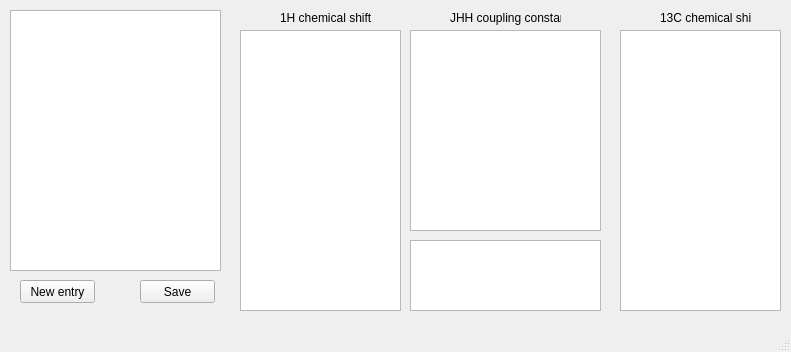
<?xml version="1.0" encoding="UTF-8"?>
<ui version="4.0">
 <class>MainWindow</class>
 <widget class="QMainWindow" name="MainWindow">
  <property name="geometry">
   <rect>
    <x>0</x>
    <y>0</y>
    <width>791</width>
    <height>352</height>
   </rect>
  </property>
  <property name="windowTitle">
   <string>MainWindow</string>
  </property>
  <widget class="QWidget" name="centralwidget">
   <widget class="QListView" name="ListView_DB">
    <property name="geometry">
     <rect>
      <x>10</x>
      <y>10</y>
      <width>211</width>
      <height>261</height>
     </rect>
    </property>
   </widget>
   <widget class="QTableView" name="tableView_chshH">
    <property name="geometry">
     <rect>
      <x>240</x>
      <y>30</y>
      <width>161</width>
      <height>281</height>
     </rect>
    </property>
    <property name="contextMenuPolicy">
     <enum>Qt::CustomContextMenu</enum>
    </property>
   </widget>
   <widget class="QTableView" name="tableView_jcplHH">
    <property name="geometry">
     <rect>
      <x>410</x>
      <y>30</y>
      <width>191</width>
      <height>201</height>
     </rect>
    </property>
    <property name="contextMenuPolicy">
     <enum>Qt::CustomContextMenu</enum>
    </property>
   </widget>
   <widget class="QTableView" name="tableView_chshC">
    <property name="geometry">
     <rect>
      <x>620</x>
      <y>30</y>
      <width>161</width>
      <height>281</height>
     </rect>
    </property>
    <property name="contextMenuPolicy">
     <enum>Qt::CustomContextMenu</enum>
    </property>
   </widget>
   <widget class="QTableView" name="tableView_spsyH">
    <property name="geometry">
     <rect>
      <x>410</x>
      <y>240</y>
      <width>191</width>
      <height>71</height>
     </rect>
    </property>
   </widget>
   <widget class="QLabel" name="label">
    <property name="geometry">
     <rect>
      <x>280</x>
      <y>10</y>
      <width>91</width>
      <height>16</height>
     </rect>
    </property>
    <property name="text">
     <string>1H chemical shifts</string>
    </property>
   </widget>
   <widget class="QLabel" name="label_2">
    <property name="geometry">
     <rect>
      <x>450</x>
      <y>10</y>
      <width>111</width>
      <height>16</height>
     </rect>
    </property>
    <property name="text">
     <string>JHH coupling constants</string>
    </property>
   </widget>
   <widget class="QLabel" name="label_3">
    <property name="geometry">
     <rect>
      <x>660</x>
      <y>10</y>
      <width>91</width>
      <height>16</height>
     </rect>
    </property>
    <property name="text">
     <string>13C chemical shifts</string>
    </property>
   </widget>
   <widget class="QPushButton" name="bttn_save">
    <property name="geometry">
     <rect>
      <x>140</x>
      <y>280</y>
      <width>75</width>
      <height>23</height>
     </rect>
    </property>
    <property name="text">
     <string>Save</string>
    </property>
   </widget>
   <widget class="QPushButton" name="bttn_newChemical">
    <property name="geometry">
     <rect>
      <x>20</x>
      <y>280</y>
      <width>75</width>
      <height>23</height>
     </rect>
    </property>
    <property name="text">
     <string>New entry</string>
    </property>
   </widget>
  </widget>
  <widget class="QMenuBar" name="menubar">
   <property name="geometry">
    <rect>
     <x>0</x>
     <y>0</y>
     <width>791</width>
     <height>21</height>
    </rect>
   </property>
  </widget>
  <widget class="QStatusBar" name="statusbar"/>
 </widget>
 <resources/>
 <connections/>
</ui>
